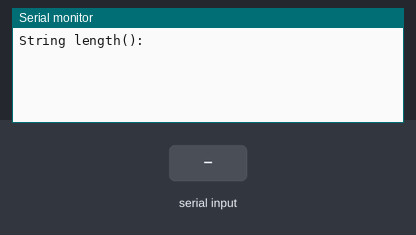
Bench run of a sketch on a simulated Arduino Uno, built with avr-gcc and run on an emulated ATmega328P. Shown: the last lines printed to the serial monitor. The test bench sets the inputs (shaded band).

Above: at 1.2 s.
1.3 s: "1" received over Serial
At 2.2 s:
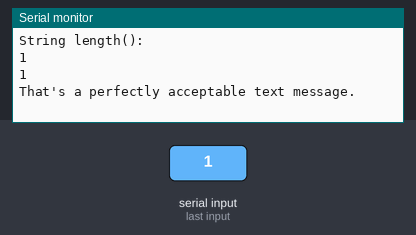
2.8 s: "0" received over Serial
At 3.4 s:
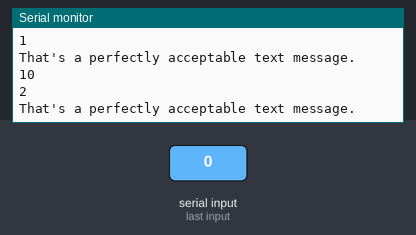
4.3 s: "2" received over Serial
At 5.7 s:
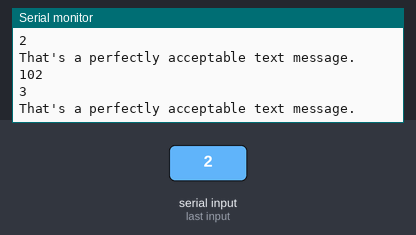
Timing chart, 0 to 7.3 s (numbered marks = the images above; inputs shaded):
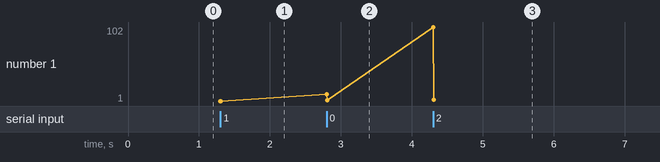

The sketch:

2.ino
```cpp
String txtMsg = "";
unsigned int lastStringLength = txtMsg.length();
void setup()
{
  Serial.begin(9600);
  while (!Serial) {
    ;
  }
  Serial.println("\n\nString length():");
  Serial.println();
}
void loop()
{
    while (Serial.available() > 0 )
    {
        char inChar = Serial.read();
        txtMsg += inChar;
    }
    if (txtMsg.length() != lastStringLength){
        Serial.println(txtMsg);
        Serial.println(txtMsg.length());
        //if the string's longer than 140 characters, complain:
        if (txtMsg.length() < 140)
        {
            Serial.println("That's a perfectly acceptable text message.");
    } else {
        Serial.println("that's too long for txt message.");
    }
    // note the last string length for next time through the loop:
    lastStringLength = txtMsg.length();
}
}
    
```

Measured:
- after the input at 1.3 s, the serial monitor: prints a new line at once (image 1)
- after the input at 2.8 s, the serial monitor: prints a new line at once (image 2)
- after the input at 4.3 s, the serial monitor: prints a new line at once (image 3)
- plotted number 1: 1 → 2 after the input at 2.8 s, 2 → 3 after the input at 4.3 s
